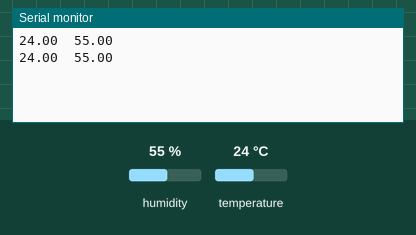
The sketch below on a simulated Arduino Uno, built with avr-gcc and run on an emulated ATmega328P. Shown: the last lines printed to the serial monitor. The test bench sets the inputs (shaded band); at power-on: humidity 55 %, temperature 24 °C.

Above: at 1.2 s.
1.3 s: humidity set to 22 %
At 2.6 s:
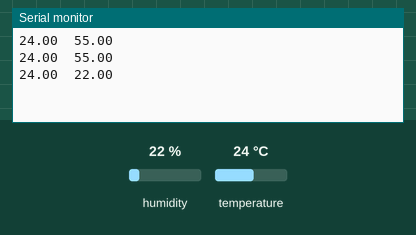
2.8 s: temperature set to 12 °C
At 3.9 s:
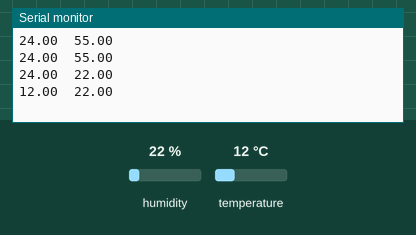
4.3 s: humidity set to 40 %
At 5.6 s:
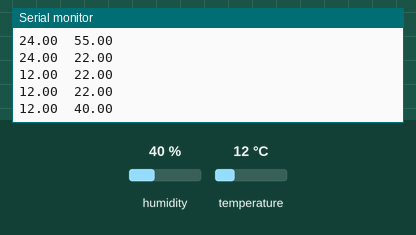
Timing chart, 0 to 7.3 s (numbered marks = the images above; inputs shaded):
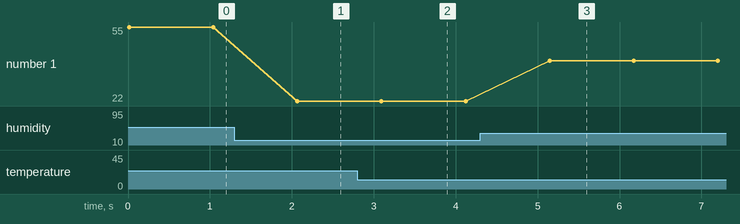

The sketch:

SHT30.ino
```cpp
//
//    FILE: SHT85_demo_plotter.ino
//  AUTHOR: Rob Tillaart
// PURPOSE: demo
//     URL: https://github.com/RobTillaart/SHT85
//
// TOPVIEW SHT85  (check datasheet)
//            +-------+
// +-----\    | SDA 4 -----
// | +-+  ----+ GND 3 -----
// | +-+  ----+ +5V 2 -----
// +-----/    | SCL 1 -----
//            +-------+


#include "SHT85.h"

#define SHT85_ADDRESS       0x44

SHT85 sht;


void setup()
{
  Serial.begin(115200);

  Wire.begin();
  sht.begin(SHT85_ADDRESS);
  Wire.setClock(100000);
}


void loop()
{
  sht.read();         // default = true/fast       slow = false

  Serial.print(sht.getTemperature(), 2);
  Serial.print("\t");
  Serial.println(sht.getHumidity(), 2);

  delay(1000);

}
```

Measured:
- after the input at 1.3 s, the serial monitor: prints a new line after 0.77 s (image 1)
- after the input at 2.8 s, the serial monitor: prints a new line after 0.29 s (image 2)
- after the input at 4.3 s, the serial monitor: prints a new line after 0.85 s (image 3)
- plotted number 1: 55 → 22 after the input at 1.3 s, 22 → 40 after the input at 4.3 s
